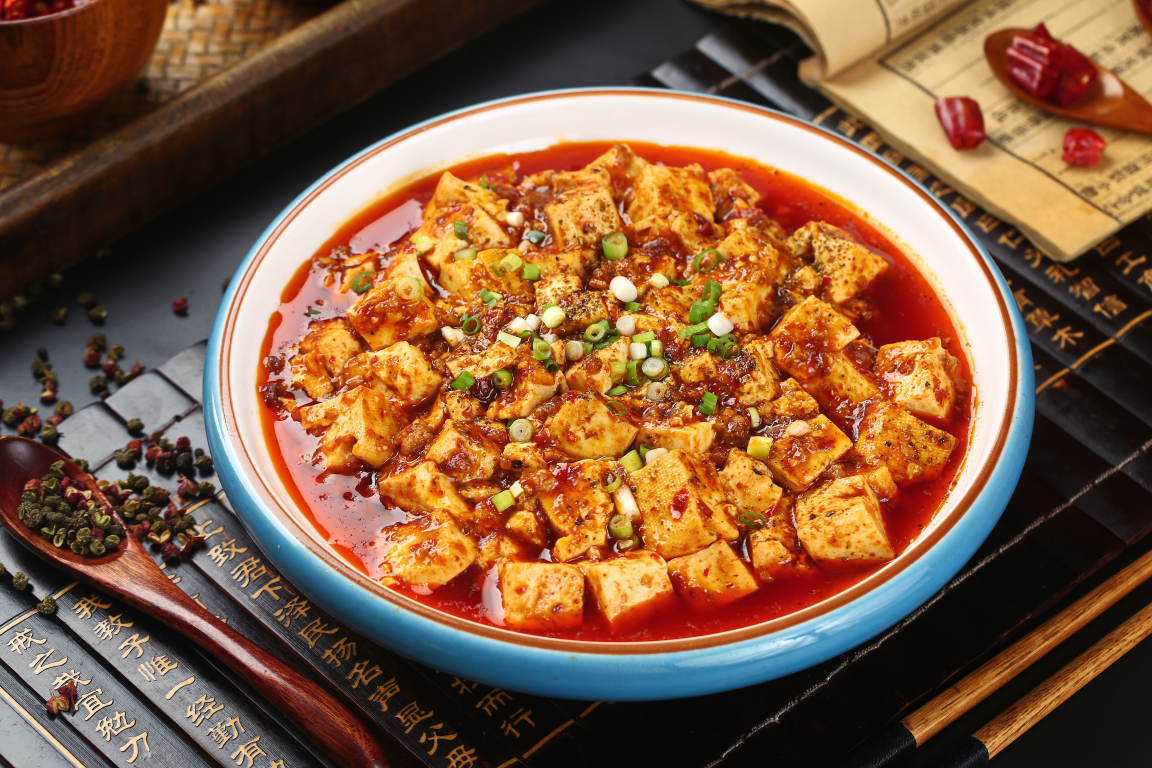
#> input picture gbp-photo/麻婆豆腐.jpg, 5760 x 3840 px (shown at 1/5 size)
$ python make_card_photos.py
#> lines starting #> are read from the running program, lines starting #| are printed output that depends on the picture
import os
from PIL import Image, ImageOps

SRC = '../../gbp-photo/'
OUT = '../img/dishes/'
os.makedirs(OUT, exist_ok=True)

# (source file, output name, focal x, focal y) — focal point is kept centered in the 4:3 crop.
JOBS = [
    ('麻婆豆腐.jpg', 'mapo-tofu.jpg', 0.45, 0.5),
    ('辣子鸡.jpg', 'chongqing-spicy-chicken.jpg', 0.5, 0.5),
    ('孜然羊.png', 'cumin-lamb.jpg', 0.5, 0.5),
    ('小炒肉.jpg', 'hunan-stir-fried-pork.jpg', 0.5, 0.5),
    ('水煮牛.JPG', 'spicy-boiled-beef.jpg', 0.5, 0.64),
    ('香辣鱼片.jpg', 'spicy-fish-fillet.jpg', 0.5, 0.6),
    ('干煸四季豆.jpg', 'dry-fried-green-beans.jpg', 0.5, 0.5),
    ('左宗鸡.jpg', 'general-tsos-chicken.jpg', 0.5, 0.56),
]


def crop_43(im, fx, fy):
    w, h = im.size
    if w / h > 4 / 3:
        cw, ch = round(h * 4 / 3), h
    else:
        cw, ch = w, round(w * 3 / 4)
    left = min(max(round(fx * w - cw / 2), 0), w - cw)
    top = min(max(round(fy * h - ch / 2), 0), h - ch)
    return im.crop((left, top, left + cw, top + ch))


for src, out, fx, fy in JOBS:
    im = ImageOps.exif_transpose(Image.open(SRC + src)).convert('RGB')
#> im is the input picture: PIL image 5760x3840 RGB; mean R, G, B 128.9, 91.3, 63.8
    im = crop_43(im, fx, fy).resize((1000, 750), Image.LANCZOS)
#> in crop_43, `return im.crop((left, top, left + cw, top + ch))`:
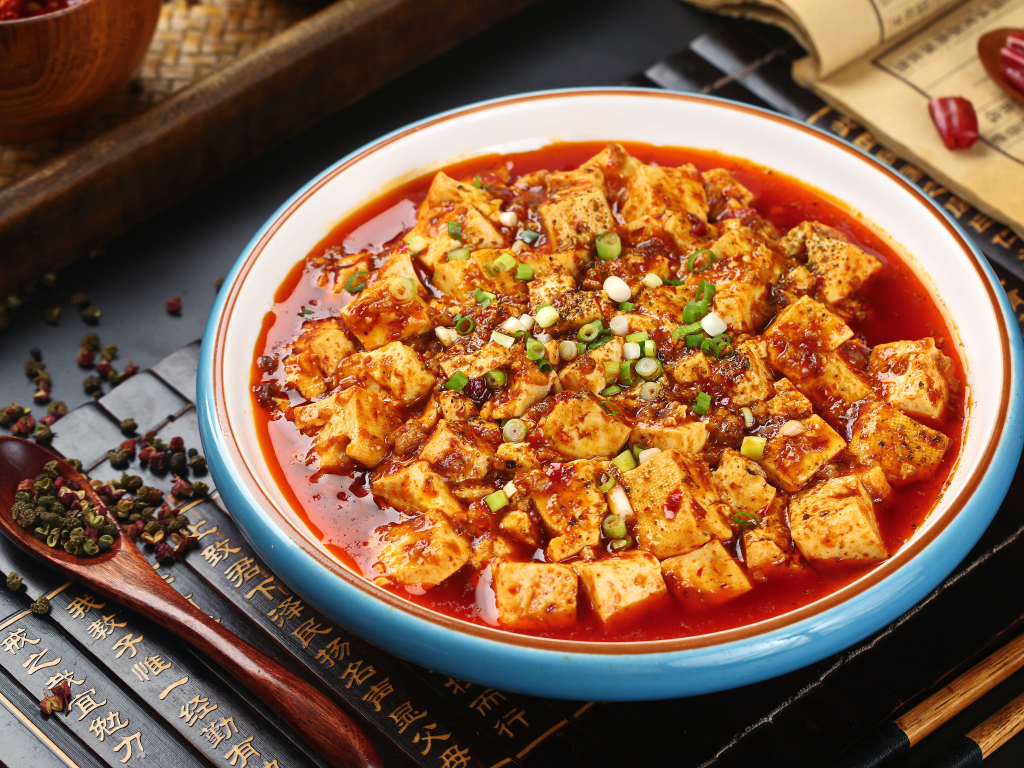
#> returned value: PIL image 5120x3840 RGB (shown at 1/5 size); mean R, G, B 134.2, 95.4, 67
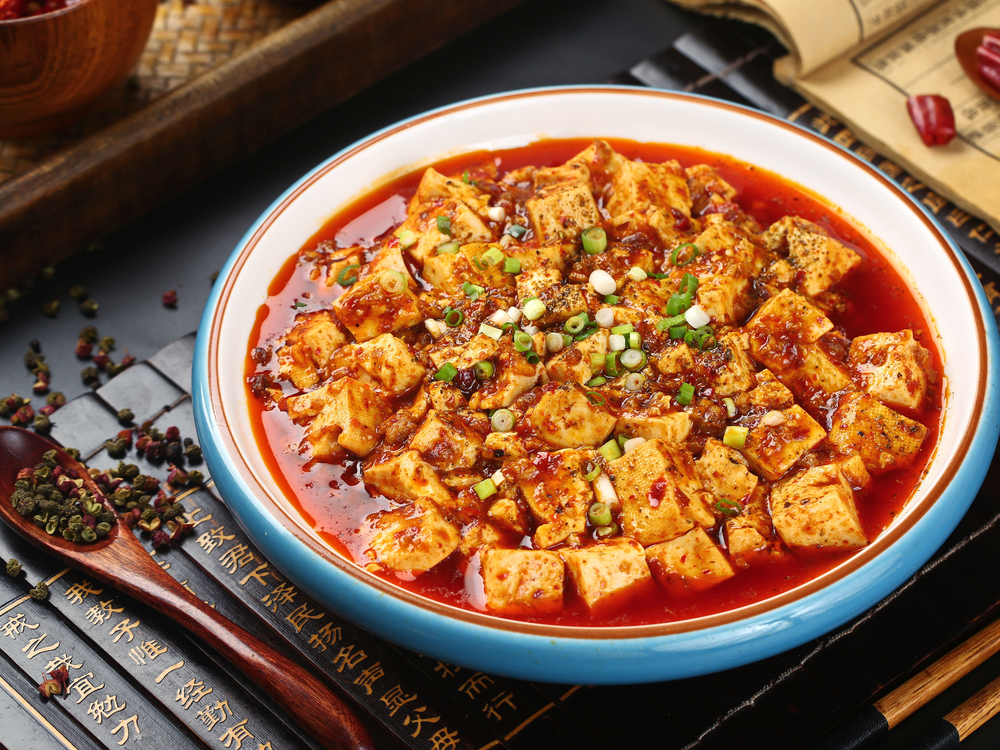
#> im: PIL image 1000x750 RGB; mean R, G, B 134.2, 95.4, 67.1
    im.save(OUT + out, 'JPEG', quality=82, optimize=True, progressive=True)
    print(out, os.path.getsize(OUT + out) // 1024, 'KB')
#> pass 2 of the loop `for src, out, fx, fy in JOBS:`:
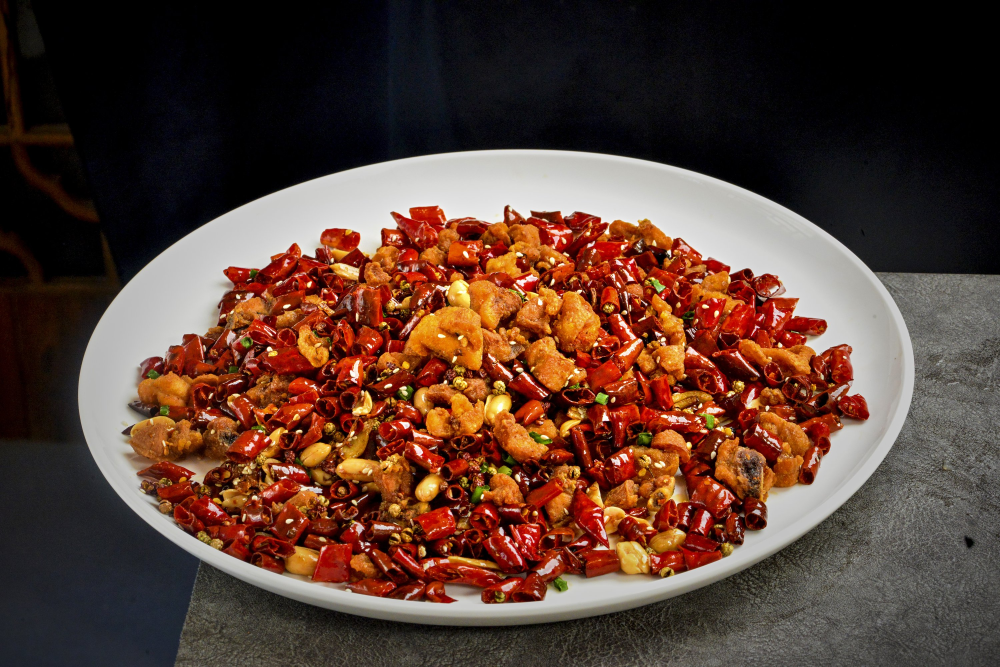
#> input picture gbp-photo/辣子鸡.jpg, 3000 x 2000 px (shown at 1/3 size)
#> im is the input picture: PIL image 3000x2000 RGB; mean R, G, B 90.2, 62.1, 50.6
#> in crop_43 (call 2), `return im.crop((left, top, left + cw, top + ch))`:
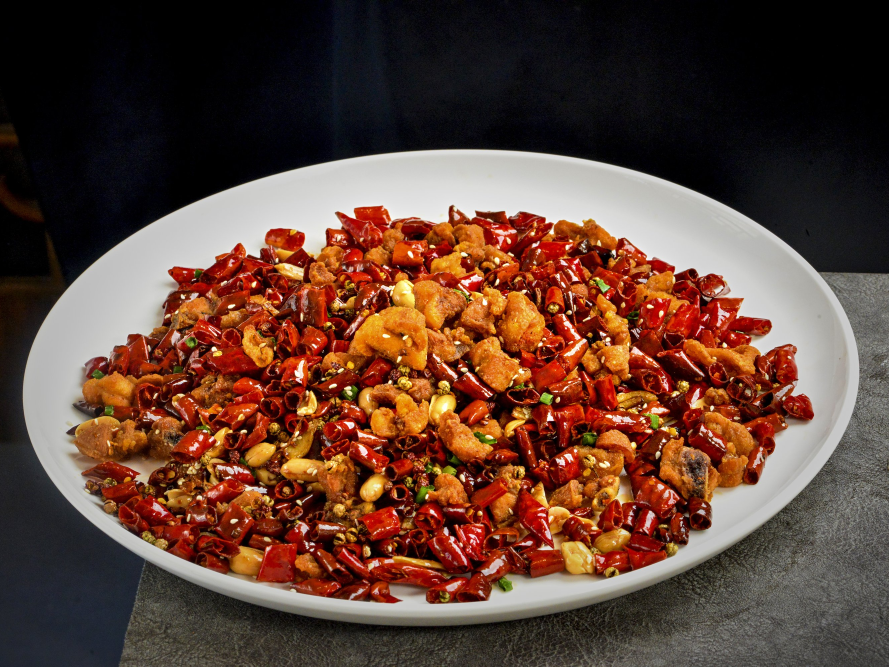
#> returned value: PIL image 2667x2000 RGB (shown at 1/3 size); mean R, G, B 96.7, 65.6, 52.7
#> `im = crop_43(im, fx, fy).resize((1000, 750), Image.LANCZOS)`:
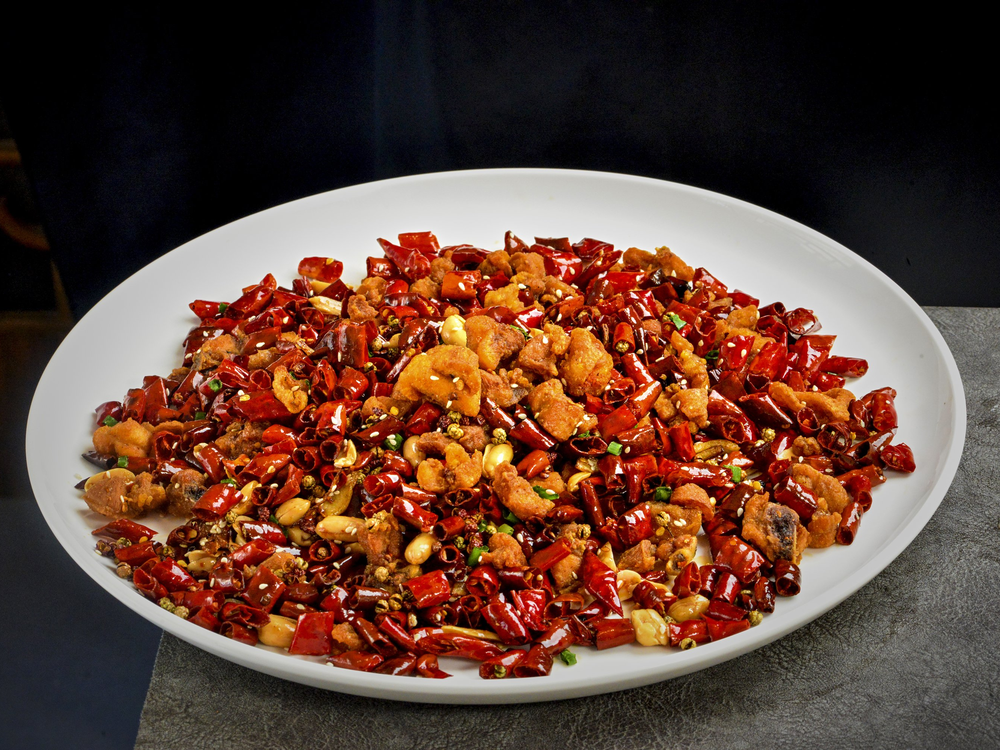
#> im: PIL image 1000x750 RGB; mean R, G, B 96.7, 65.6, 52.8
#> pass 3 of the loop `for src, out, fx, fy in JOBS:`:
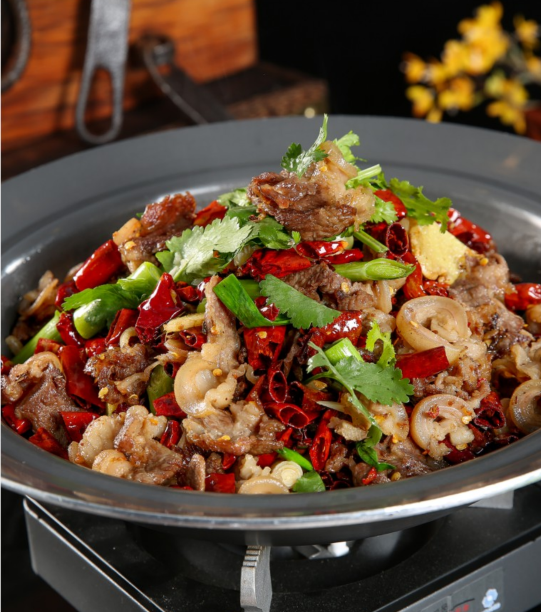
#> input picture gbp-photo/孜然羊.png, 1082 x 1224 px (shown at 1/2 size)
#> im is the input picture: PIL image 1082x1224 RGB; mean R, G, B 100.6, 75.1, 52.5
#> in crop_43 (call 3), `return im.crop((left, top, left + cw, top + ch))`:
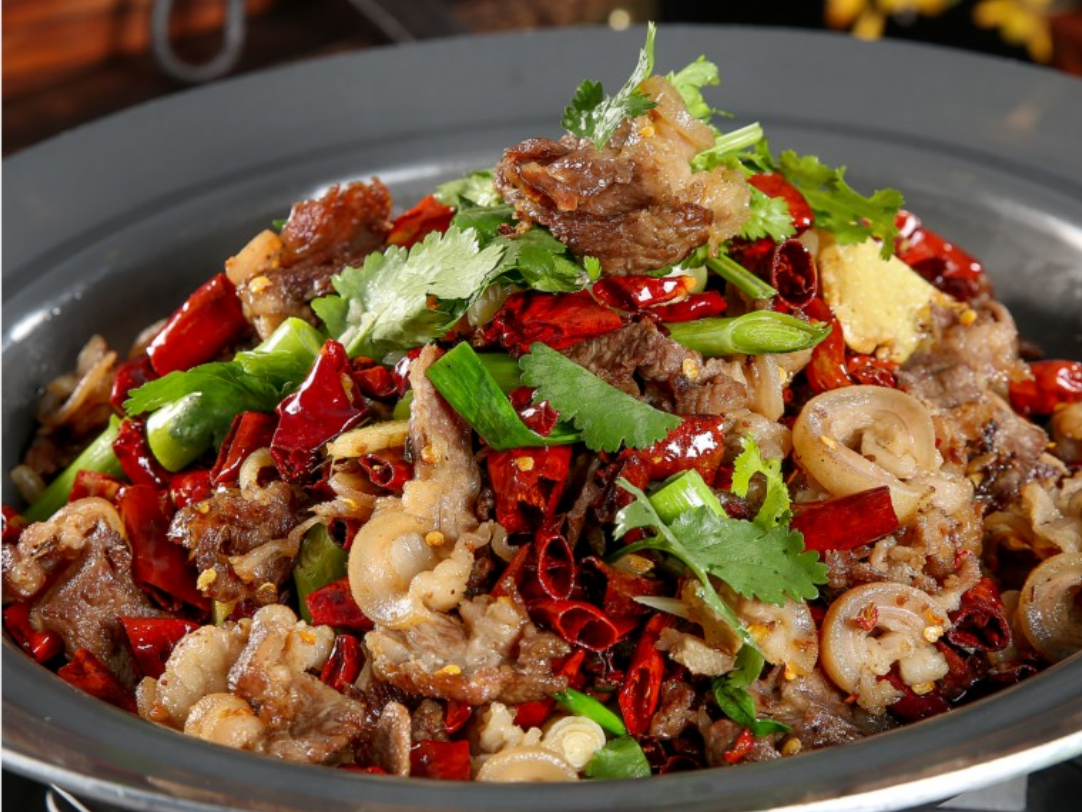
#> returned value: PIL image 1082x812 RGB; mean R, G, B 117.5, 86.7, 59.5
#> im: PIL image 1000x750 RGB
#> (the run stopped early here; a loop or call above may not have finished)
